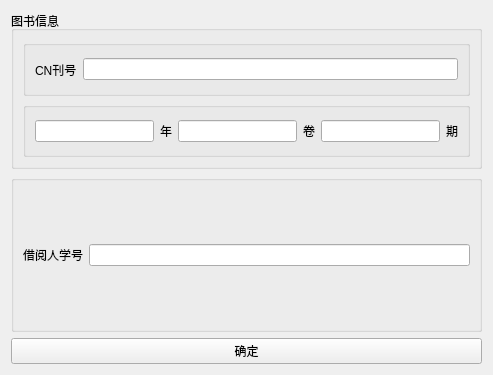
<?xml version="1.0" encoding="UTF-8"?>
<ui version="4.0">
 <class>returnBook</class>
 <widget class="QWidget" name="returnBook">
  <property name="geometry">
   <rect>
    <x>0</x>
    <y>0</y>
    <width>493</width>
    <height>375</height>
   </rect>
  </property>
  <property name="windowTitle">
   <string>returnBook</string>
  </property>
  <layout class="QVBoxLayout" name="verticalLayout_2">
   <item>
    <widget class="QGroupBox" name="groupBox">
     <property name="title">
      <string>图书信息</string>
     </property>
     <layout class="QVBoxLayout" name="verticalLayout">
      <item>
       <widget class="QGroupBox" name="groupBox_2">
        <property name="title">
         <string/>
        </property>
        <layout class="QHBoxLayout" name="horizontalLayout">
         <item>
          <widget class="QLabel" name="label">
           <property name="text">
            <string>CN刊号</string>
           </property>
          </widget>
         </item>
         <item>
          <widget class="QLineEdit" name="lineEdit"/>
         </item>
        </layout>
       </widget>
      </item>
      <item>
       <widget class="QGroupBox" name="groupBox_3">
        <property name="title">
         <string/>
        </property>
        <layout class="QHBoxLayout" name="horizontalLayout_2">
         <item>
          <widget class="QLineEdit" name="lineEdit_2"/>
         </item>
         <item>
          <widget class="QLabel" name="label_2">
           <property name="text">
            <string>年</string>
           </property>
          </widget>
         </item>
         <item>
          <widget class="QLineEdit" name="lineEdit_3"/>
         </item>
         <item>
          <widget class="QLabel" name="label_3">
           <property name="text">
            <string>卷</string>
           </property>
          </widget>
         </item>
         <item>
          <widget class="QLineEdit" name="lineEdit_4"/>
         </item>
         <item>
          <widget class="QLabel" name="label_4">
           <property name="text">
            <string>期</string>
           </property>
          </widget>
         </item>
        </layout>
       </widget>
      </item>
     </layout>
    </widget>
   </item>
   <item>
    <widget class="QGroupBox" name="groupBox_4">
     <property name="title">
      <string/>
     </property>
     <layout class="QHBoxLayout" name="horizontalLayout_3">
      <item>
       <widget class="QLabel" name="label_5">
        <property name="text">
         <string>借阅人学号</string>
        </property>
       </widget>
      </item>
      <item>
       <widget class="QLineEdit" name="lineEdit_5"/>
      </item>
     </layout>
    </widget>
   </item>
   <item>
    <widget class="QPushButton" name="pushButton">
     <property name="text">
      <string>确定</string>
     </property>
    </widget>
   </item>
  </layout>
 </widget>
 <resources/>
 <connections/>
</ui>
